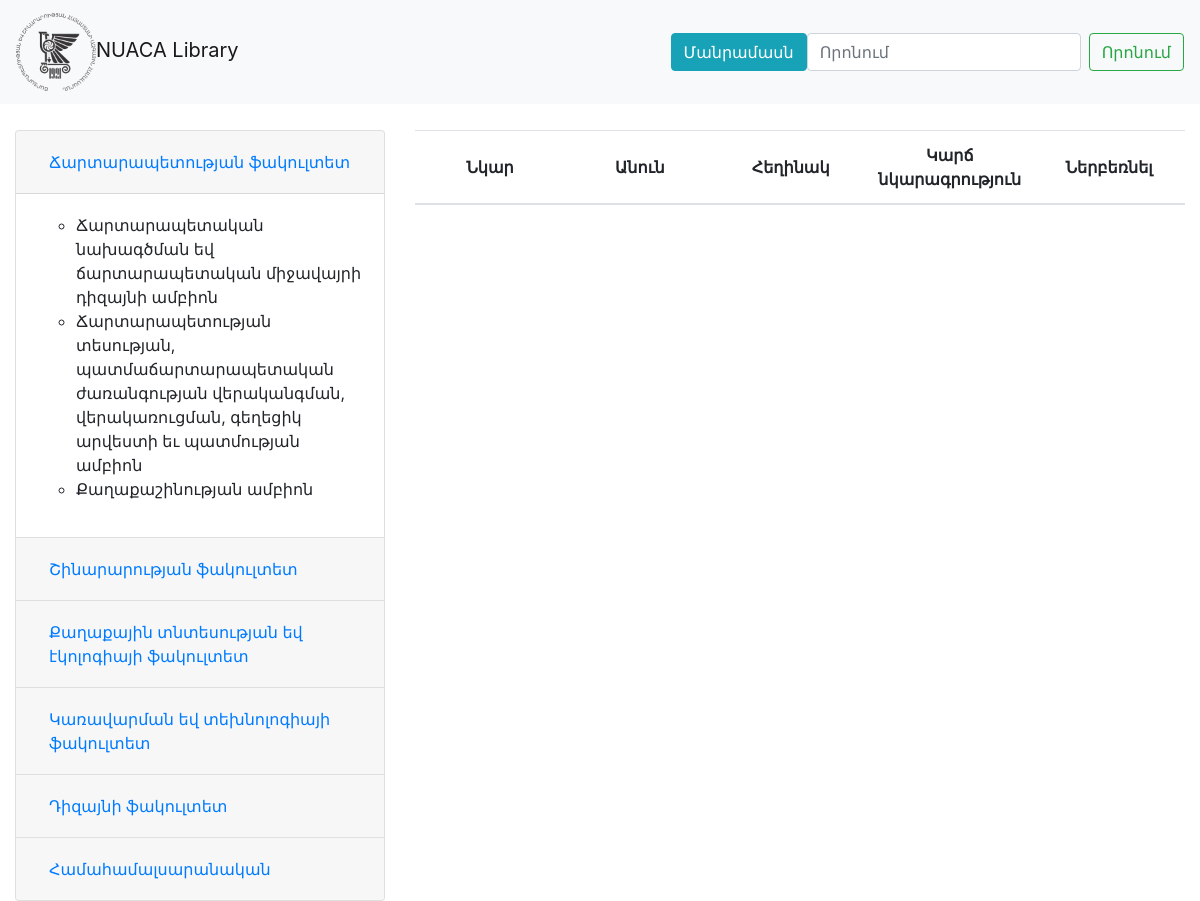
Before: / with the older database file.
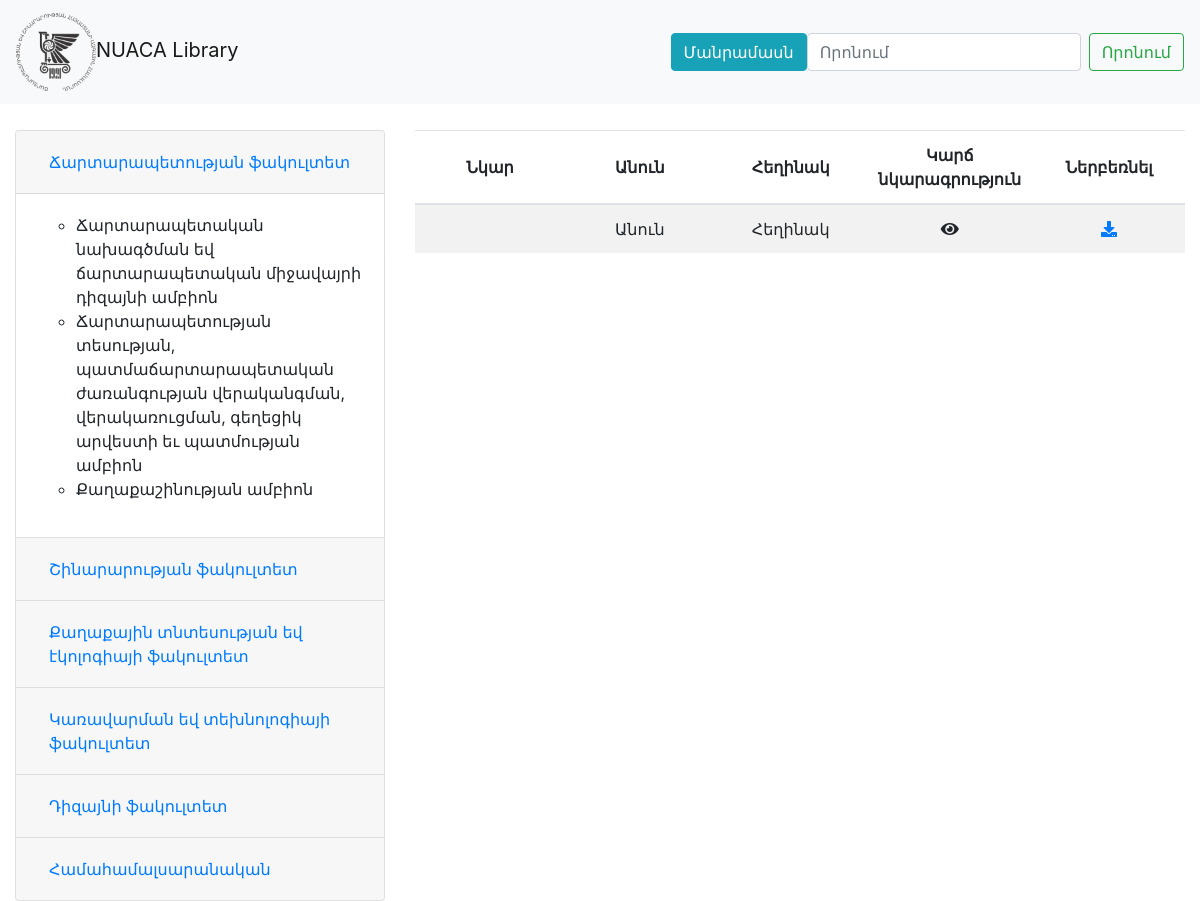
After: the same page with the newer database file.
### tables this page shows
CREATE TABLE `faculty` (
  `id` int(11) NOT NULL,
  `name` varchar(200) NOT NULL
);

CREATE TABLE `chairs` (
  `id` int(11) NOT NULL,
  `name` varchar(300) NOT NULL,
  `facultyId` int(11) NOT NULL
);

CREATE TABLE `books` (
  `id` int(11) NOT NULL,
  `name` varchar(300) NOT NULL,
  `author` varchar(300) NOT NULL,
  `description` varchar(300) NOT NULL,
  `image` varchar(200) NOT NULL DEFAULT 'no-image.png',
  `addedDate` datetime NOT NULL DEFAULT CURRENT_TIMESTAMP,
  `dateOfRelease` year(4) NOT NULL,
  `src` varchar(50) NOT NULL
);

### application/controllers/home.php (called while the page is built, shortened)
<?php
class Home extends CI_Controller
{
    public function __construct()
    {
        $this->load->model('global_model');
        $this->load->model('search_model');
    }
    public function index()
    {
        $data['faculties'] = $this->global_model->getFaculties();
        foreach ($data['faculties'] as $key => $value)
        {
            $data['faculties'][$key]['chairs'] = $this->global_model->getChairs($value['id']);
            foreach ($data['faculties'][$key]['chairs'] as $k => $v)
            {
                $data['faculties'][$key]['chairs'][$k]['subjects'] = $this->global_model->getSubjects($v['id']);
            }
        }
        $data['books'] = $this->search_model->getAllBooks();
        $this->load->view('header', $data);
        $this->load->view('home');
    }
}

### index.php (called while the page is built, shortened)
<?php
require_once BASEPATH.'core/CodeIgniter.php';

### application/models/Global_model.php (called while the page is built, shortened)
<?php
class Global_model extends CI_Model
{
    public function getFaculties()
    {
        return $this->db->get('faculty')->result_array();
    }
    public function getChairs($facultyId = NULL)
    {
        return ($facultyId)? $this->db->get_where('chairs',['facultyId' => $facultyId])->result_array() :$this->db->get('chairs')->result_array();
    }
}

### application/models/Search_model.php (called while the page is built, shortened)
<?php
class Search_model extends CI_Model
{
    public function getAllBooks()
    {
        $books = $this->getBookInfo();
        foreach ($books as $key => $value) {
            $id = $this->getSubjectIds($value['id']);
            foreach ($id as $k => $v)
                $id[$k] = $v['subjectId'];
            $subjects = $this->getSubjectsName(array_unique($id));
            $books[$key]['subjects'] = $subjects;
        }
        return array_reverse($books);
    }
    private function getSubjectsName($id)
    {
        $this->db->where_in('id', $id);
        return $this->db->get('subject')->result_array();
    }
    private function getSubjectIds($id)
    {
        return $this->db->query("SELECT subjectId FROM subjectbook WHERE bookId= $id")->result_array();
    }
    private function getBookInfo($id = null)
    {
        return $id ? $this->db->get_where('books', ['id' => $id])->result_array() : $this->db->get('books')->result_array();
    }
}

### application/views/home.php (the view, shortened to what this page needs)
<div class="row mrg_top">
    <div class="col-md-4">
        <div class="accordion" id="accordionExample">
            <?php foreach ($faculties as $key => $value):?>
            <div class="card">
                <div class="card-header" id="heading<?= $key?>">
                    <h5 class="mb-0">
                        <button class="btn btn-link btn-left <?= ($key !== 0)? 'collapsed': '' ?>" type="button" data-toggle="collapse" data-target="#collapse<?= $key?>" aria-expanded="<?= ($key === 0)? 'true': 'false' ?>" aria-controls="collapse<?= $key?>">
                            <?= $value['name']?>
                        </button>
                    </h5>
                </div>
                <div id="collapse<?=$key?>" class="collapse <?= ($key === 0)? 'show': '' ?>" aria-labelledby="heading<?= $key?>" data-parent="#accordionExample">
                    <div class="card-body">
                        <ul>
                            <?php foreach ($value['chairs'] as $k => $v):?>
                                <li id="chair-<?= $v['id']?>" class="chairs"><?= $v['name']?></li>
                            <?php endforeach;?>
                        </ul>
                    </div>
                </div>
            </div>
            <?php endforeach;?>
        </div>
    </div>
    <div class="col-md-8">
        <table class="table table-striped">
            <thead>
                <tr>
                    <th scope="col">Նկար</th>
                    <th scope="col">Անուն</th>
                    <th scope="col">Հեղինակ</th>
                    <th scope="col">Կարճ նկարագրություն</th>
                    <th scope="col">Ներբեռնել</th>
                </tr>
            </thead>
            <tbody>
            <?php foreach ($books as $key => $value):?>
                <tr>
                    <th scope="row"><img src="./books/images/<?= $value['image']?>" alt="" width="100"></th>
                    <td title="<?= $value['name']?>"><?= $value['name']?></td>
                    <td title="<?= $value['author']?>"><?= $value['author']?></td>
                    <td title="Ցույց տալ">
                        <i class="fas fa-eye" title="Ցույց տալ"></i>
                    </td>
                    <td><a href="./books/<?=$value['src']?>" download=""><i class="fas fa-download"></i></a></td>
                </tr>
            <?php endforeach;?>
            </tbody>
        </table>
    </div>
</div>

### application/views/header.php (shortened to what this page needs)
<!doctype html>
<html lang="en">
<head>
    <link rel="stylesheet" href="./assets/css/bootstrap.min.css">
    <link rel="stylesheet" href="./assets/fonts/css/all.min.css">
    <link rel="stylesheet" href="./assets/css/user/header.css">
    <link rel="stylesheet" href="./assets/css/user/home.css">
</head>
<body>
<div class="container-fluid">
<nav class="navbar navbar-expand-lg navbar-light bg-light">
    <a class="navbar-brand" href="./index.php">
        <img src="./assets/images/logo.png" alt="">NUACA Library</a>
    <div class="collapse navbar-collapse" id="navbarTogglerDemo03">
        <div class="form-inline my-2 my-lg-0">
            <button type="button" class="btn btn-info btn-myInfo" id="more">Մանրամասն</button>
            <input class="form-control mr-sm-2" type="search" placeholder="Որոնում" aria-label="Search">
            <button class="btn btn-outline-success my-2 my-sm-0 btn-myInfo" type="submit" id="searchButton">Որոնում</button>
        </div>
    </div>
</nav>

### assets/CSS/user/header.css (style rules this page uses)
.navbar { position: fixed; width: 100%; top: 0; left: 0; z-index: 999999; }
.navbar-brand img { width: 80px; height: auto; }
.mrg_top { margin-top: 130px; }
.card-body>ul { list-style: circle; }
.btn-left { text-align: left!important; }
.table td, .table th { vertical-align: middle!important; }

### assets/CSS/user/home.css (style rules this page uses)
td, th { width: 20%; text-align: center; }
.fa-eye { cursor: pointer; }

Changed rows visible on the page:
added books: name "Անուն", author "Հեղինակ"
